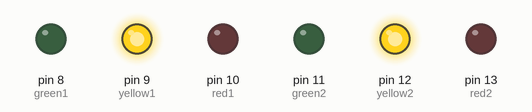
The sketch below on a simulated Arduino Uno, built with avr-gcc and run on an emulated ATmega328P. Parts: output pins drawn as LEDs (lit = HIGH).

Above: at 0.5 s.
At 4.5 s:
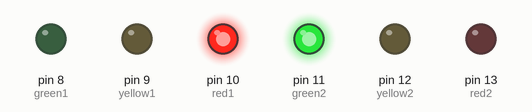
At 12.5 s:
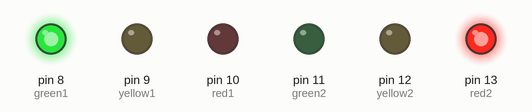
Timing chart, 0 to 20.8 s (numbered marks = the images above):
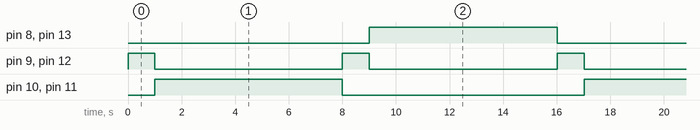

The sketch:

Traffic_Lights.ino
```cpp
int red1=10;
int yellow1=9;
int green1=8;

int red2=13;
int yellow2=12;
int green2=11;

void setup() {
  pinMode(red1,OUTPUT);
  pinMode(yellow1,OUTPUT);
  pinMode(green1,OUTPUT);

  pinMode(red2,OUTPUT);
  pinMode(yellow2,OUTPUT);
  pinMode(green2,OUTPUT);
}

void loop() {
  changeLights();
  delay(20);
}

void changeLights(){
  digitalWrite(green1,LOW);
  digitalWrite(red2,LOW);
  digitalWrite(yellow1,HIGH);
  digitalWrite(yellow2,HIGH);
  delay(1000);

  digitalWrite(yellow1,LOW);
  digitalWrite(yellow2,LOW);
  digitalWrite(red1,HIGH);
  digitalWrite(green2,HIGH);
  delay(7000);

  digitalWrite(green2,LOW);
  digitalWrite(red1,LOW);
  digitalWrite(yellow1,HIGH);
  digitalWrite(yellow2,HIGH);
  delay(1000);

  digitalWrite(yellow1,LOW);
  digitalWrite(yellow2,LOW);
  digitalWrite(green1,HIGH);
  digitalWrite(red2,HIGH);
  delay(7000);
}
```

Measured:
- by itself, pin 8 (green1), pin 10 (red1), pin 11 (green2), pin 13 (red2): alternates HIGH for 7.0 s and LOW for 9.0 s
- by itself, pin 9 (yellow1), pin 12 (yellow2): alternates HIGH for 1.0 s and LOW for 7.0 s
- by itself, everything shown: repeats every 16.0 s, in 4 steps
